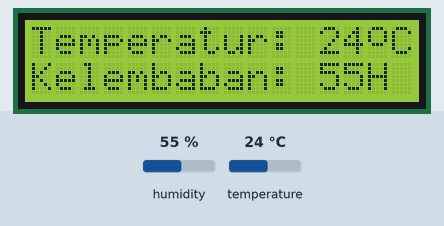
This sketch was run on a simulated ESP8266 (NodeMCU). Parts: 16×2 character LCD. The test bench sets the inputs (shaded band); at power-on: humidity 55 %, temperature 24 °C. WiFi joins after 1.5 s; servers stay silent unless stated; what the sketch prints to the serial monitor is not drawn.

Above: at 5.7 s.
5.8 s: humidity set to 22 %
At 6.8 s:
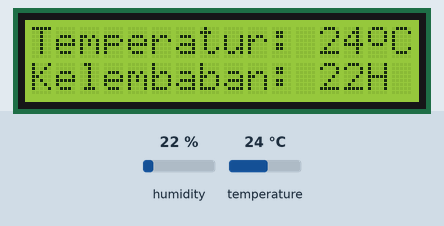
8.0 s: temperature set to 12 °C
At 9.0 s:
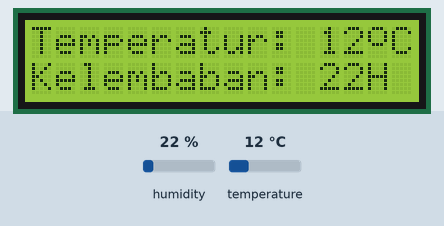
10.2 s: humidity set to 40 %
At 12.2 s:
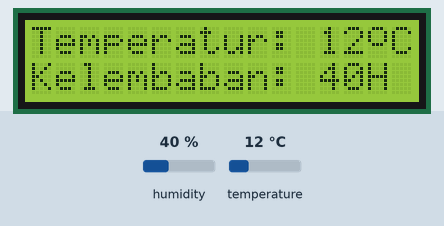
13.0 s: temperature set to 19 °C
At 14.4 s:
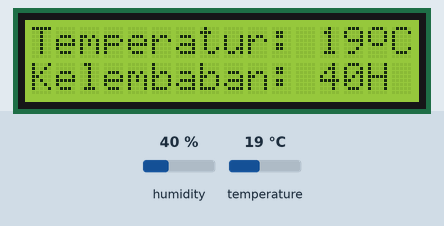
Timing chart, 0 to 16.0 s (numbered marks = the images above; inputs shaded):
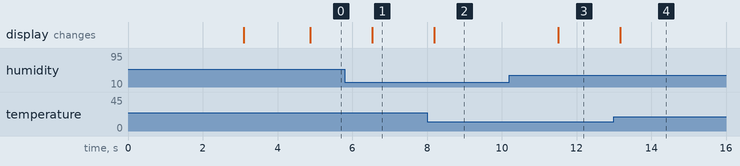

Measured:
- after the input at 5.8 s, the display: changes after 0.74 s (image 1)
- after the input at 8.0 s, the display: changes after 0.19 s (image 2)
- after the input at 10.2 s, the display: changes after 1.3 s (image 3)
- after the input at 13.0 s, the display: changes after 0.17 s (image 4)

The sketch:

Socket_Client_Send_DHT.ino
```cpp
/*
 *
 * Socket pada NodeMCU dan C#
 * Dodit Suprianto, doditsuprianto@gmail.com
 *
 */

#include <ESP8266WiFi.h>
#include <SimpleDHT.h>
#include <LiquidCrystal_I2C.h>
#include <SimpleTimer.h>

// SSD3 pin signal sensor DHT. perhatikan rancangan fritzing
#define pinDHT 10

#ifndef STASSID
#define STASSID "node"     //sesuaikan
#define STAPSK  "10tkj123"  //sesuiakan
#endif

const char* ssid     = STASSID;
const char* password = STAPSK;

// ip socket server, sesuaikan alamat ip nya.
// gunakan command 'ipconfig' pada laptop
const char* host = "192.168.43.174";
const uint16_t port = 16375;

//instan sensor dht11
SimpleDHT11 dht11(pinDHT);

//instan LCD  I2C
LiquidCrystal_I2C lcd(0x27, 16, 2);

//instance simple timer
SimpleTimer timeBacaDHT;

//membuat karakter derajat custom
//https://maxpromer.github.io/LCD-Character-Creator/
byte derajat[] = {
  B01110,
  B10001,
  B10001,
  B10001,
  B01110,
  B00000,
  B00000,
  B00000
};

byte temperature = 0;
byte humidity = 0;

void setup() {
  // baudrate serial monitor, sesuaikan
  Serial.begin(9600);

  // penentuan interval pembacaan DHT, misal 1,5 detik
  timeBacaDHT.setInterval(1500);

  // set mode pin sensor DHT11
  pinMode(pinDHT, INPUT);

  // konfigurasi LCD
  KonfigurasiLCD();

  // Konfigurasi WiFi
  // Membentuk koneksi WIFI dengan AP
  KoneksiAP();
}

void loop() {
  Serial.print("connecting to "); Serial.print(host);
  Serial.print(':'); Serial.println(port);

  // Menggunakan class WiFiClient untuk membentuk koneksi TCP
  // ke server (192.168.0.101, 16375). Ulang koneksi jika gagal
  WiFiClient client;
  if (!client.connect(host, port)) {
    Serial.println("connection failed");
    delay(5000);
    return;
  }

  // cek apakah interval terpenuhi 1,5 detik
  if (timeBacaDHT.isReady()) {
    // Baca suhu dan kelembaban
    KelembabanSuhu();

    // bila koneksi telah terbentuk maka
    // kirim data suhu dan kelembaban ke server
    Serial.println("sending data to server");
    if (client.connected()) {
      client.println(String((int)temperature) + "#" +  String((int)humidity));
      client.stop();
    }

    // reset timer mulai dari 0
    timeBacaDHT.reset();
  }
}

void KelembabanSuhu() {
  int err = SimpleDHTErrSuccess;
  if ((err = dht11.read(&temperature, &humidity, NULL)) != SimpleDHTErrSuccess)
  {
    Serial.print("Pembacaan DHT11 gagal, err=");
    Serial.println(err); delay(1000);
    return;
  }

  Serial.print("Sample OK: ");
  Serial.print((int)temperature);
  Serial.print(" *C, ");
  Serial.print((int)humidity);
  Serial.println(" H");

  lcd.clear();
  lcd.setCursor(0, 0);
  lcd.print("Temperatur: " + String((int)temperature));
  lcd.write(0);
  lcd.print("C ");
  lcd.setCursor(0, 1);
  lcd.print("Kelembaban: " + String((int)humidity) + "H");
}

void KoneksiAP() {
  Serial.println();
  Serial.println();
  Serial.print("Connecting to ");
  Serial.println(ssid);

  WiFi.mode(WIFI_STA);
  WiFi.begin(ssid, password);

  while (WiFi.status() != WL_CONNECTED) {
    delay(500);
    Serial.print(".");
  }

  Serial.println("");
  Serial.println("WiFi connected");
  Serial.println("IP address: ");
  Serial.println(WiFi.localIP());
}

void KonfigurasiLCD() {
  lcd.init();
  lcd.createChar(0, derajat);
  lcd.backlight();
  lcd.setCursor(0, 0);
  lcd.print("Socket DHT");
  lcd.setCursor(0, 1);
  lcd.print("Menuju Server");
  delay(3000);
  lcd.clear();
}
```
